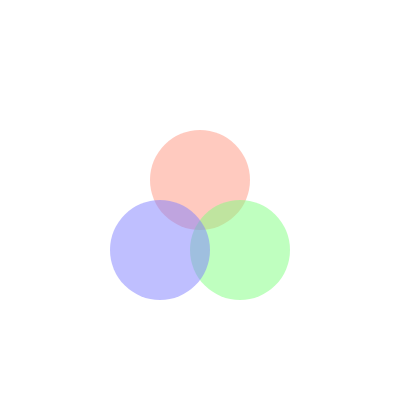
Frame 1 (no input)
Frame 60 (no input): identical to frame 1, image omitted
Frame 120 (the mouse pressed at the canvas centre since frame 60): identical to frame 1, image omitted

The p5.js sketch that drew this single still picture (run headless with seeded random() and noise() and a simulated clock; from frame 60 on, the mouse is pressed at the canvas centre):

// p5.js sketch
// ── sketch.js
function setup() {
  createCanvas(400, 400);
  colorMode(HSB);
}

function draw() {
  background(220);
  noStroke();

  fill(10, 50, 100, 0.5);
  circle(200, 180,100);

  fill(120, 50, 100, 0.5);
  circle(240,250,100);

  fill(240, 50, 100, 0.5);
  circle(160,250,100);


}
